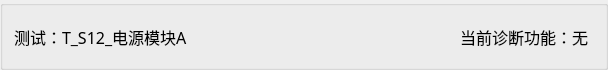
         <widget class="QGroupBox" name="groupBox_this_test_name">
          <property name="maximumSize">
           <size>
            <width>16777215</width>
            <height>70</height>
           </size>
          </property>
          <property name="title">
           <string/>
          </property>
          <layout class="QHBoxLayout" name="horizontalLayout_54">
           <item>
            <widget class="QLabel" name="label_diagnosis_TestWord">
             <property name="minimumSize">
              <size>
               <width>400</width>
               <height>0</height>
              </size>
             </property>
             <property name="maximumSize">
              <size>
               <width>16777215</width>
               <height>16777215</height>
              </size>
             </property>
             <property name="font">
              <font>
               <family>微软雅黑</family>
               <pointsize>12</pointsize>
               <weight>50</weight>
               <italic>false</italic>
               <bold>false</bold>
              </font>
             </property>
             <property name="text">
              <string>测试：T_S12_电源模块A</string>
             </property>
             <property name="wordWrap">
              <bool>true</bool>
             </property>
            </widget>
           </item>
           <item>
            <spacer name="horizontalSpacer_18">
             <property name="orientation">
              <enum>Qt::Horizontal</enum>
             </property>
             <property name="sizeType">
              <enum>QSizePolicy::Minimum</enum>
             </property>
             <property name="sizeHint" stdset="0">
              <size>
               <width>40</width>
               <height>20</height>
              </size>
             </property>
            </spacer>
           </item>
           <item>
            <widget class="QLabel" name="LbFunction">
             <property name="font">
              <font>
               <family>微软雅黑</family>
               <pointsize>12</pointsize>
               <weight>50</weight>
               <italic>false</italic>
               <bold>false</bold>
              </font>
             </property>
             <property name="text">
              <string>当前诊断功能：无</string>
             </property>
            </widget>
           </item>
           <item>
            <widget class="QLabel" name="label_diagnosis_test_TID_2">
             <property name="maximumSize">
              <size>
               <width>0</width>
               <height>16777215</height>
              </size>
             </property>
             <property name="text">
              <string/>
             </property>
            </widget>
           </item>
          </layout>
         </widget>
